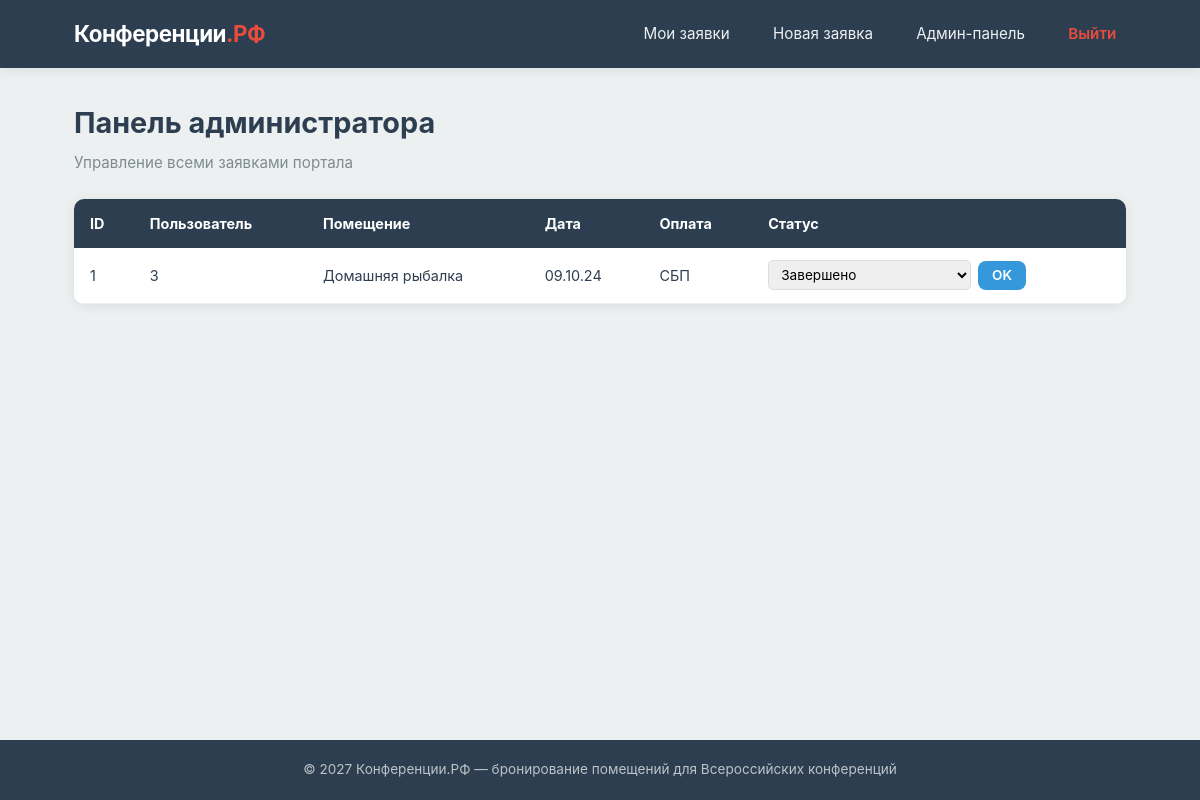
The page /admin (signed in) on the database as committed earlier.
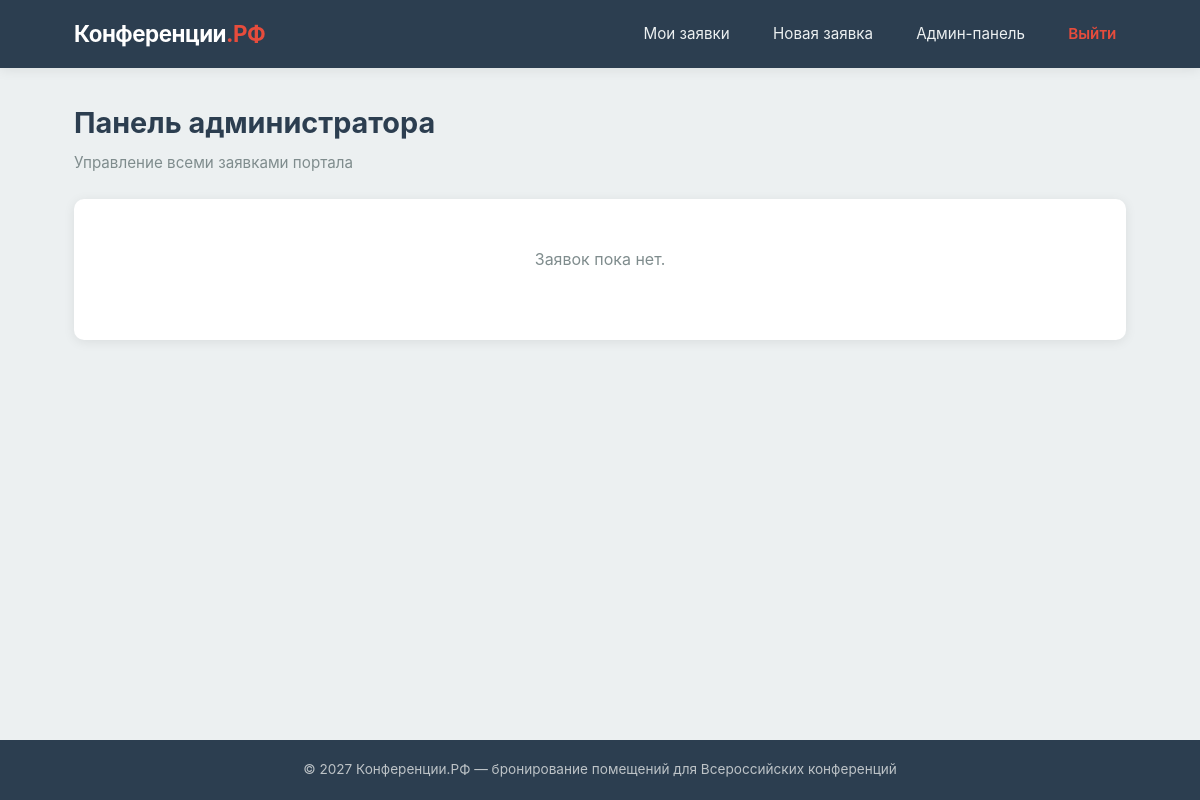
The same page on the database as committed later.
### tables this page shows
CREATE TABLE requests (
        id INTEGER PRIMARY KEY AUTOINCREMENT,
        user_id INTEGER,
        room_name TEXT NOT NULL,
        start_date TEXT NOT NULL,
        payment_method TEXT NOT NULL,
        status TEXT DEFAULT 'Новая',
        review TEXT,
        FOREIGN KEY (user_id) REFERENCES users (id)
    );

### routers/admin.py (the view)
@router.get("/admin", response_class=HTMLResponse)
async def admin_panel(request: Request, db: sqlite3.Connection = Depends(get_db)):
    if not request.session.get("is_admin"):
        return RedirectResponse(url="/login", status_code=303)
    cursor = db.cursor()
    all_requests = cursor.execute("SELECT * FROM requests").fetchall()
    return templates.TemplateResponse(
        request, "admin.html", {"requests": all_requests}
    )

### templates/admin.html (shortened to what this page needs)
{% extends "base.html" %}
{% block content %}
<section class="page-section">
    <h1>Панель администратора</h1>
    <p class="subtitle">Управление всеми заявками портала</p>
    {% if requests %}
        <div class="admin-table-wrapper">
            <table class="admin-table">
                <thead>
                    <tr>
                        <th>ID</th>
                        <th>Пользователь</th>
                        <th>Помещение</th>
                        <th>Дата</th>
                        <th>Оплата</th>
                        <th>Статус</th>
                    </tr>
                </thead>
                <tbody>
                    {% for req in requests %}
                    <tr data-testid="admin-row">
                        <td>{{ req.id }}</td>
                        <td>{{ req.user_id }}</td>
                        <td>{{ req.room_name }}</td>
                        <td>{{ req.start_date }}</td>
                        <td>{{ req.payment_method }}</td>
                        <td>
                            <form method="post" action="/admin/update_status/{{ req.id }}"
                                  class="status-form">
                                <select name="status" data-testid="admin-status">
                                    <option value="Завершено" {% if req.status == 'Завершено' %}selected{% endif %}>Завершено</option>
                                </select>
                                <button type="submit" class="btn btn-secondary btn-small">OK</button>
                            </form>
                        </td>
                    </tr>
                    {% endfor %}
                </tbody>
            </table>
        </div>
    {% else %}
        <div class="empty-state">
            <p>Заявок пока нет.</p>
        </div>
    {% endif %}
</section>
{% endblock %}

Rows that differ between the two databases and show on the page:
removed requests: id "1", user_id "3", room_name "Домашняя рыбалка", start_date "09.10.24", payment_method "СБП", status "Завершено"
Other text that changed with them:
text no longer shown: "ID Пользователь Помещение Дата Оплата Статус"
text now shown: "Заявок пока нет."
